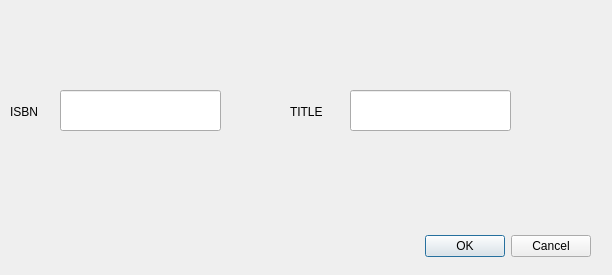
<?xml version="1.0" encoding="UTF-8"?>
<ui version="4.0">
 <class>AddBook</class>
 <widget class="QDialog" name="AddBook">
  <property name="geometry">
   <rect>
    <x>0</x>
    <y>0</y>
    <width>612</width>
    <height>275</height>
   </rect>
  </property>
  <property name="windowTitle">
   <string>Dialog</string>
  </property>
  <widget class="QDialogButtonBox" name="book_button">
   <property name="geometry">
    <rect>
     <x>380</x>
     <y>230</y>
     <width>211</width>
     <height>32</height>
    </rect>
   </property>
   <property name="orientation">
    <enum>Qt::Horizontal</enum>
   </property>
   <property name="standardButtons">
    <set>QDialogButtonBox::Cancel|QDialogButtonBox::Ok</set>
   </property>
  </widget>

  <widget class="QLabel" name="label_ISBN">
   <property name="geometry">
    <rect>
     <x>10</x>
     <y>100</y>
     <width>80</width>
     <height>23</height>
    </rect>
   </property>
   <property name="text">
    <string>ISBN</string>
   </property>
  </widget>

  <widget class="QLabel" name="label_TITLE">
   <property name="geometry">
    <rect>
     <x>290</x>
     <y>100</y>
     <width>80</width>
     <height>23</height>
    </rect>
   </property>
   <property name="text">
    <string>TITLE</string>
   </property>
  </widget>
  <widget class="QLineEdit" name="ISBN">
   <property name="geometry">
    <rect>
     <x>60</x>
     <y>90</y>
     <width>161</width>
     <height>41</height>
    </rect>
   </property>
  </widget>
  <widget class="QLineEdit" name="TITLE">
   <property name="geometry">
    <rect>
     <x>350</x>
     <y>90</y>
     <width>161</width>
     <height>41</height>
    </rect>
   </property>
  </widget>
 </widget>
 <resources/>
 <connections>
  <connection>
   <sender>book_button</sender>
   <signal>accepted()</signal>
   <receiver>AddBook</receiver>
   <slot>accept()</slot>
   <hints>
    <hint type="sourcelabel">
     <x>248</x>
     <y>254</y>
    </hint>
    <hint type="destinationlabel">
     <x>157</x>
     <y>274</y>
    </hint>
   </hints>
  </connection>
  <connection>
   <sender>book_button</sender>
   <signal>rejected()</signal>
   <receiver>AddBook</receiver>
   <slot>reject()</slot>
   <hints>
    <hint type="sourcelabel">
     <x>316</x>
     <y>260</y>
    </hint>
    <hint type="destinationlabel">
     <x>286</x>
     <y>274</y>
    </hint>
   </hints>
  </connection>
 </connections>
</ui>
